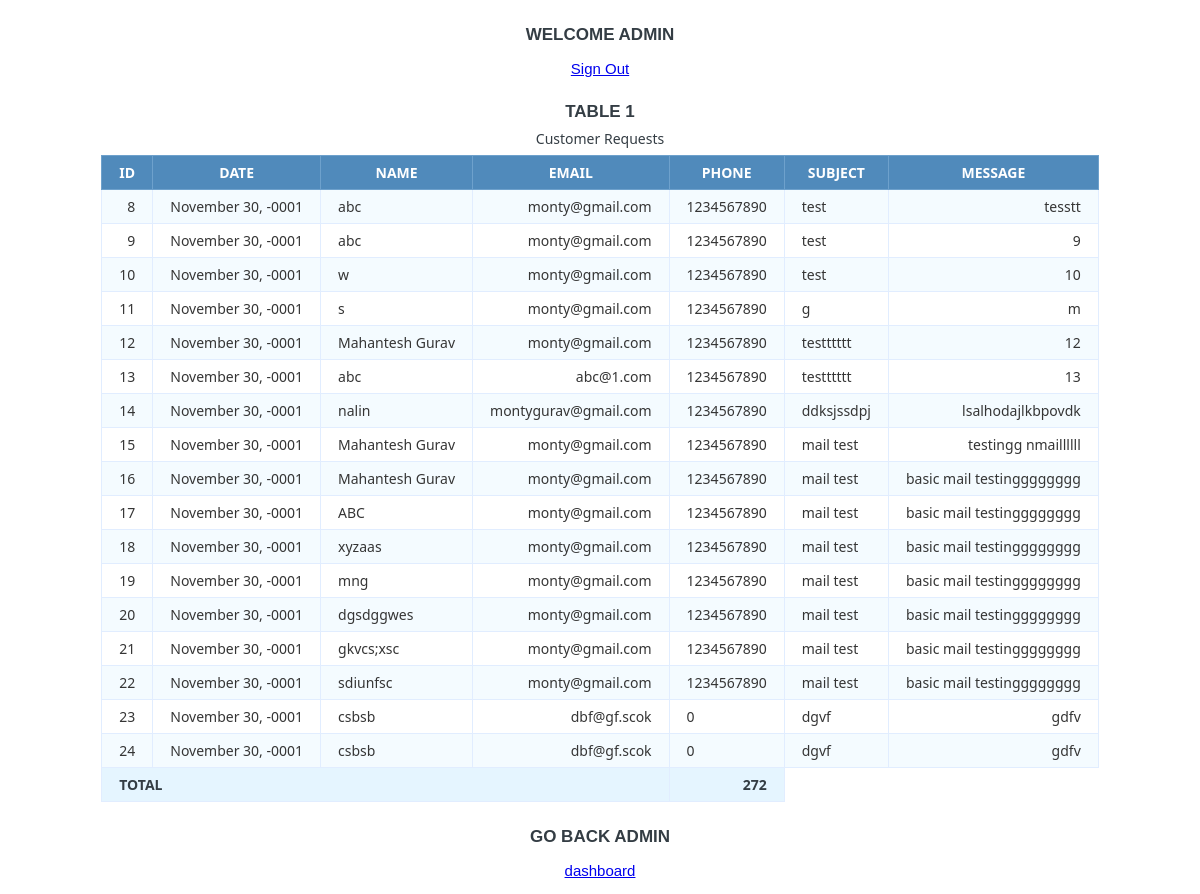
/alldata.php (signed in), run on the app's committed database.
### tables this page shows
CREATE TABLE `Request` (
  `ID` int(11) NOT NULL,
  `date` timestamp NOT NULL DEFAULT '0000-00-00 00:00:00' ON UPDATE CURRENT_TIMESTAMP,
  `name` text NOT NULL,
  `email` text NOT NULL,
  `phone` decimal(10,0) NOT NULL,
  `subject` text NOT NULL,
  `message` text NOT NULL
);

### session.php (called while the page is built, shortened)
<?php
   include('config.php');
   $user_check = $_SESSION['login_user'];
   $ses_sql = mysqli_query($db,"select username from Login where username = '$user_check' ");
   $row = mysqli_fetch_array($ses_sql,MYSQLI_ASSOC);
   $login_session = $row['username'];
?>

### alldata.php (the view, shortened to what this page needs)
<?php
$db_host = 'localhost';
$db_user = 'vmnandan_orangus';
$db_pass = 'M@h@nt3sh';
$db_name = 'vmnandan_Orangus';
$conn = mysqli_connect($db_host, $db_user, $db_pass, $db_name);
$sql = 'SELECT * FROM Request';
$query = mysqli_query($conn, $sql);
?>
<?php
   include('session.php');
?>
<html>
<head>
</head>
<body>
<div class="jumbotron">
      <h1>Welcome <?php echo $login_session; ?></h1>
      <p><center><a href = "logout.php">Sign Out</a></center></p>
</div>
	<h1>Table 1</h1>
	<table class="data-table">
		<caption class="title">Customer Requests</caption>
		<thead>
			<tr>
				<th>ID</th>
				<th>DATE</th>
				<th>NAME</th>
				<th>EMAIL</th>
				<th>PHONE</th>
				<th>SUBJECT</th>
				<th>MESSAGE</th>
			</tr>
		</thead>
		<tbody>
		<?php
		$total 	= 0;
		while ($row = mysqli_fetch_array($query))
		{
			echo '<tr>
					<td>'.$row['ID'].'</td>
					<td>'. date('F d, Y', strtotime($row['date'])) . '</td>
					<td>'.$row['name'].'</td>
					<td>'.$row['email'].'</td>
					<td>'.$row['phone'].'</td>
					<td>'.$row['subject'].'</td>
					<td>'.$row['message'].'</td>
				</tr>';
			$total += $row['ID'];
		}?>
		</tbody>
		<tfoot>
			<tr>
				<th colspan="4">TOTAL</th>
				<th><?=number_format($total)?></th>
			</tr>
		</tfoot>
	</table>
	<div class="jumbotron">
        <h1>Go Back <?php echo $login_session; ?></h1>
        <p><center><a href = "welcome.php">dashboard</a></center></p>
                        </div>
</body>
</html>

### alldata.php (style rules this page uses)
body { font-size: 15px; color: #343d44; font-family: "segoe-ui", "open-sans", tahoma, arial; padding: 0; margin: 0; }
table { margin: auto; font-family: "Lucida Sans Unicode", "Lucida Grande", "Segoe Ui"; font-size: 12px; }
h1 { margin: 25px auto 0; text-align: center; text-transform: uppercase; font-size: 17px; }
table td { transition: all .5s; }
.data-table { border-collapse: collapse; font-size: 14px; min-width: 537px; }
.data-table th, .data-table td { border: 1px solid #e1edff; padding: 7px 17px; }
.data-table caption { margin: 7px; }
.data-table thead th { background-color: #508abb; color: #FFFFFF; border-color: #6ea1cc !important; text-transform: uppercase; }
.data-table tbody td { color: #353535; }
.data-table tbody td:first-child, .data-table tbody td:nth-child(4), .data-table tbody td:last-child { text-align: right; }
.data-table tbody tr:nth-child(odd) td { background-color: #f4fbff; }
.data-table tfoot th { background-color: #e5f5ff; text-align: right; }
.data-table tfoot th:first-child { text-align: left; }

### data on the page
request: ID "8", date "November 30, -0001", name "abc", email "monty@gmail.com", phone "1234567890", subject "test", message "tesstt"
request: ID "9", date "November 30, -0001", name "abc", email "monty@gmail.com", phone "1234567890", subject "test", message "9"
request: ID "10", date "November 30, -0001", name "w", email "monty@gmail.com", phone "1234567890", subject "test", message "10"
request: ID "11", date "November 30, -0001", name "s", email "monty@gmail.com", phone "1234567890", subject "g", message "m"
request: ID "12", date "November 30, -0001", name "Mahantesh Gurav", email "monty@gmail.com", phone "1234567890", subject "testttttt", message "12"
request: ID "13", date "November 30, -0001", name "abc", email "abc@1.com", phone "1234567890", subject "testttttt", message "13"
request: ID "14", date "November 30, -0001", name "nalin", email "montygurav@gmail.com", phone "1234567890", subject "ddksjssdpj", message "lsalhodajlkbpovdk"
request: ID "15", date "November 30, -0001", name "Mahantesh Gurav", email "monty@gmail.com", phone "1234567890", subject "mail test", message "testingg nmaillllll"
request: ID "16", date "November 30, -0001", name "Mahantesh Gurav", email "monty@gmail.com", phone "1234567890", subject "mail test", message "basic mail testingggggggg"
request: ID "17", date "November 30, -0001", name "ABC", email "monty@gmail.com", phone "1234567890", subject "mail test", message "basic mail testingggggggg"
request: ID "18", date "November 30, -0001", name "xyzaas", email "monty@gmail.com", phone "1234567890", subject "mail test", message "basic mail testingggggggg"
request: ID "19", date "November 30, -0001", name "mng", email "monty@gmail.com", phone "1234567890", subject "mail test", message "basic mail testingggggggg"
request: ID "20", date "November 30, -0001", name "dgsdggwes", email "monty@gmail.com", phone "1234567890", subject "mail test", message "basic mail testingggggggg"
request: ID "21", date "November 30, -0001", name "gkvcs;xsc", email "monty@gmail.com", phone "1234567890", subject "mail test", message "basic mail testingggggggg"
request: ID "22", date "November 30, -0001", name "sdiunfsc", email "monty@gmail.com", phone "1234567890", subject "mail test", message "basic mail testingggggggg"
request: ID "23", date "November 30, -0001", name "csbsb", email "dbf@gf.scok", phone "0", subject "dgvf", message "gdfv"
request: ID "24", date "November 30, -0001", name "csbsb", email "dbf@gf.scok", phone "0", subject "dgvf", message "gdfv"

### other printed values
$login_session "ADMIN"
$total "272"
